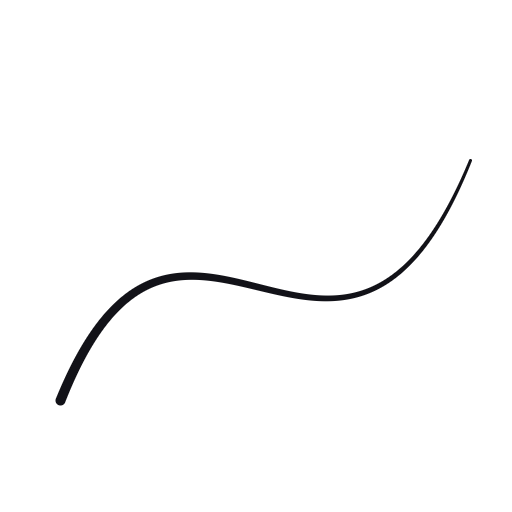
#> input picture workspace/fourier-brushstroke/assets/testcases/T10a_中文名_大图.png, 512 x 512 px; its folder holds only this picture in this run
$ python analyze_input.py --input '../../../fourier-brushstroke/assets/testcases/T10a_中文名_大图.png'
#> lines starting #> are read from the running program, lines starting #| are printed output that depends on the picture
### workspace/skills/fourier-multistroke-training/scripts/hybrid_gen.py
#!/usr/bin/env python
"""Two-channel pure-stroke drawing: colour masses + drawn detail lines.

Channel A (base): very coarse colour regions -> wide scanline strokes, solid
coverage, colour sampled from the source. These are strokes, never fills.
Channel B (texture): finer regions -> thin hatch strokes, sampled colours.
Channel C (lines): high-gradient / dark-ink skeleton -> hand-drawn line strokes.

Everything is exported as (points, widths, colour, alpha, layer) and can be
compiled to `.fbs` Fourier strokes without any region_fill element.
"""
from __future__ import annotations

import argparse
import json
import math
import os
import sys
import time
from dataclasses import dataclass, asdict

import numpy as np
from PIL import Image
from scipy import ndimage as ndi

HERE = os.path.dirname(os.path.abspath(__file__))
def _find_ws():
    env = os.environ.get("FOURIER_WS")
    if env:
        return os.path.abspath(env)
    cur = HERE
    for _ in range(8):
        if os.path.exists(os.path.join(cur, "fourier-brushstroke", "scripts", "fbs.py")):
            return cur
        parent = os.path.dirname(cur)
        if parent == cur:
            break
        cur = parent
    return os.path.abspath(os.path.join(HERE, "..", ".."))

WS = _find_ws()
SKILL = os.path.join(WS, "fourier-brushstroke", "scripts")
if SKILL not in sys.path:
    sys.path.insert(0, SKILL)

from fbs_core.util import gaussian_blur  # noqa: E402
from fbs_core.decompose import (trace_boundary_loops, skeletonize,  # noqa: E402
                                clean_skeleton, skeleton_graph)
from fbs_core import structpaint  # noqa: E402


@dataclass
class HParams:
    work_res: int = 768
    # coarse base colour masses
    base_blur: float = 6.0
    base_k: int = 10
    base_min_area: int = 120
    base_width_min: float = 6.0
    base_width_max: float = 16.0
    base_width_area_ref: float = 100000.0
    base_spacing_mul: float = 0.48
    base_alpha: float = 1.0
    # medium texture hatch
    tex_blur: float = 2.0
    tex_k: int = 32
    tex_min_area: int = 80
    tex_width_min: float = 2.2
    tex_width_max: float = 6.0
    tex_width_area_ref: float = 30000.0
    tex_spacing_mul: float = 0.90
    tex_alpha: float = 0.80
    max_tex_strokes: int = 3500
    # detail lines
    edge_blur: float = 0.9
    edge_percentile: float = 94.0
    edge_min_len: float = 6.0
    edge_width: float = 1.35
    edge_alpha: float = 1.0
    edge_dark: float = 0.88
    max_edge_strokes: int = 1400
    dark_ink_lum: float = 0.30
    # boundaries
    boundary_width: float = 1.4
    min_boundary_area: int = 400
    max_boundary_strokes: int = 900
    bg_lo: float = 0.945
    color_jitter: float = 0.012
    seed: int = 20261021


# [321 lines left out: functions load_image, quantize, orientation_field, region_orientation, components, scanline_hatch and 5 more, not called in this run]


# [2 lines that do not run on import are left out]

### workspace/fourier-brushstroke/scripts/fbs_core/decompose.py
"""Stage 1 :: 混合笔画分解（区域轮廓填充 + 中轴分支）。

输入：`img`（preprocess 输出）+ `analysis`（coverage 输出：bg / palette / labels / cov / mask）。
输出：`{"elements", "regions", "stats", "method", "accelerators"}`，
element 字段严格按 CONTRACT.md §3。

算法主线（每一步都对应旧版被量化验证过的教训）
------------------------------------------------
1. 逐「颜色标签连通块」处理（不是整幅图一套中轴）。
2. **路由靠结构量而非图像类别**：`sprawl = 面积/(π·maxDT²)`
   （实心块 ≈1，蔓延细线网络 ≫10）+ 最大内切半径。块状 → `region_fill`；
   其余 → 中轴分支。旧版按类别路由分不开「线稿」与「填色插画」，改按此量才分开。
3. **region_fill**：追踪掩码边界（像素边链 → 闭合多边形，天然位于像素边缘 =
   旧版「内边界 + 亚像素外扩 0.5px」的等价做法）→ 亚像素级简化 →
   显式 `fill_poly`（渲染不依赖有损重建，P3）。代表色取**腐蚀内部**、
   沿**色度轴高分位**（中位数会把柔边腮红拉回背景色，P4）。
4. **medial_branch**：DT → Zhang-Suen 细化 → 去阶梯伪交叉点 → 尖角补支 /
   端点延伸（corner_preserve，避免尖角被圆化）→ 图切分（端点/交汇点）→
   缺口桥接（虚线接回）→ 剪枝（阈值按局部 DT）→ 覆盖修复（圆盘并集残差补笔）→
   亚像素中心线（覆盖率法向质量重心 + **单峰判据**，平行双线会落到中间）→
   宽度（**覆盖率法向积分 ∫cov dn**，亚像素细线也精确）→ 颜色（去混色 + 双线性）→
   alpha（核心覆盖/源 alpha）。
5. **退化点盘**（实心圆盘骨架为 0 长度）单独输出，**不允许消失**。
6. **layer**：所有 region_fill 在底层（面积降序），所有 medial_branch 在上层
   （max halfwidth 降序）——R7「先铺底层再压上层」。
"""
from __future__ import annotations

import math
import time
from typing import Any

import numpy as np

from .config import FBSConfig
from .util import (
    WarningLog,
    bilinear_sample,
    distance_transform,
    erode,
    fill_holes,
    gaussian_blur,
    label_components,
)

# ---------------------------------------------------------------- 常量（均有量纲说明）
# 块状区域判据：最大内切半径下限(px) 与 面积/(π·maxDT²) 上限。
# 实心方块/圆 sprawl≈1.0–1.3；星形约 1.5–3；蔓延细线网络 ≫10（旧版实测校准）。
_FILL_MIN_DT_PX = 3.0
_FILL_SPRAWL_MAX = 3.0
# 线稿/扁平类补充判据：细长**实心**笔画（logo 字母、色块）sprawl 也会 >3，但必须走填充；
# 蔓延细线网络（发丝、排线）的薄像素占比接近 1。用自身厚度证据区分（实测：logo/horn
# 实心区 thin_frac 0.11–0.25、elf 大色块 0.03、细线网络 ≈1.0）。
_FILL_MAX_THIN_FRAC = 0.55
_FILL_MIN_DT_MED_PX = 2.0
# 单笔画/签名类输入（连通块很少）保持中轴分支语义（宽度反演/笔触顺序有意义）；
# 复杂作品（多区域）才启用上面的"细长实心结构 → 填充"放宽。
_FILL_THIN_ROUTE_MIN_REGIONS = 3
# 纯二值/硬量化源（无抗锯齿信息）不启用上述放宽：轮廓填充会复现阶梯，中轴渲染更接近重采样参考。
_FILL_THIN_ROUTE_MIN_AA_FRAC = 0.05
# 只有"作品类"输入（连通块足够多）才启用放宽；渐变/单笔画等合成或稀疏输入保持中轴语义
# （B3/R6/T12 的宽度/颜色曲线反演依赖 median 分支，不能被填充吞掉）。
_FILL_THIN_ROUTE_MIN_COMPONENTS = 20
# width_mode="auto"：连通块 ≥ 该值时用 DT 宽度（复杂密排内容），否则 hybrid（单笔画类）。
_AUTO_WIDTH_DT_MIN_REGIONS = 10
# 混合宽度：width = min(覆盖率法向积分, K·DT 宽度)。覆盖率积分在邻接结构/AA 晕圈处会
# 沿法向多积到别人的墨量 → 宽度偏粗；DT 是保守下界（整数像素栅格）。取 min 防"法向外溢"。
_HYBRID_WIDTH_K = 1.25
# 亚像素边界：把像素边格点回路沿法向对齐到 50% 覆盖率等值线。
# 格点轮廓天然是整像素阶梯，边界误差环占线稿误差能量的大头；覆盖率场在抗锯齿带内
# 是连续的，模糊后 0.5 等值线就是"真实边界"，逐顶点沿法向找交点即可亚像素化。
_SUBPIXEL_EDGE_SIGMA = 0.8        # 覆盖率场平滑（px）；太小会贴回阶梯，太大糊掉小特征
_SUBPIXEL_EDGE_SEARCH_PX = 1.2    # 沿法向搜索范围（px）
_SUBPIXEL_EDGE_STEP_PX = 0.05     # 搜索步长（px）
_SUBPIXEL_EDGE_LEVEL = 0.5        # 等值线水平（覆盖率）
# 亚像素边界只对"真实抗锯齿源"启用：硬量化/NEAREST 放大源（AA 像素占比低）与插画类
# 的边界本就靠软边表达，强行对齐 50% 等值线会改变外扩量、实测掉分（logo −0.15dB）。
_SUBPIXEL_MIN_AA_FRAC = 0.05
# 带洞填充：洞面积门限（px² 且 ≥ 外轮廓面积的比例）与单区域洞数上限。
# 洞由渲染端用背景色挖掉，因此带洞区域不再回退中轴（回退会整块丢填色）。
_HOLE_MIN_AREA_PX = 6.0
_HOLE_MIN_FRAC = 0.002
_HOLE_MAX_COUNT = 64
# lineart/flat_art 的"带洞填充"最多容忍 4 个洞：更多洞通常是线网之间的空白，
# 轮廓填充会把它们整块涂掉（回退中轴才是正确表达）。
_HOLE_FILL_MAX_COUNT = 4
# 短笔画保真：原本"长度 < 0.5×min_branch_length"的分支会被直接丢弃；对**有实际墨量**的短分支
# （排线/点状笔触/细小结构）改为保留为短笔画，只有墨量太小的噪声才丢。
_SHORT_BRANCH_MIN_MASS_PX2 = 2.5
# 纹理感知表示：长度 <2.5px 的短墨段（排线点/网点/小碎笔）不再画成"圆头短笔画"
# （圆头会把 1–2px 的点画成更大的团，导致过黑/糊），而按**墨量面积**换成点盘元素
# （半径由墨量/DT 导出、颜色取该点在源图上的墨色）。这是"纹理区选点表示"的最小实现。
_TEXTURE_DOT_MAX_LEN_PX = 2.5
_TEXTURE_DOT_MIN_MASS_PX2 = 1.5
# 插画类的短碎片多为抗锯齿/纹理噪声，保留门槛更高（否则短笔画会把噪声画出来）。
_SHORT_BRANCH_MIN_MASS_PX2_ILLUSTRATION = 6.0
# 轮廓简化容差(px)：填充边界是显式多边形，0.35px 在亚像素量级且省一半顶点
_CONTOUR_SIMPLIFY_PX = 0.35
# 中轴重采样密度（点/像素弧长）。点数 = ceil(弧长×密度)，由数据导出，不是写死点数。
_RESAMPLE_DENSITY = 2.0
# 亚像素中心线：法向采样步长(px)、每侧余量(px)、单点最大偏移(px)、迭代轮数
_COV_STEP_PX = 0.25
_COV_MARGIN_PX = 1.5
_REFINE_ITERS = 3
_REFINE_MAX_SHIFT_PX = 1.0
# 覆盖率积分：支撑阈值（低于它视为离开本结构）、最小可测墨量(px)、单峰判据比例
_COV_SUPPORT = 0.03
_COV_MIN_MASS_PX = 0.10
_COV_HUMP_FRAC = 0.5
# 积分计算的单次参与采样点上限（纯性能控制：超限时对中心线点抽稀后线性插值回来，
# 不丢任何中心线点；不影响几何语义）
_COV_MAX_CELLS = 400_000
# 覆盖率积分的法向窗口相对局部厚度的放大系数（阈值由局部 DT 导出，R3.1）
_COV_SPAN_FACTOR = 3.0
# 覆盖修复：残差占比低于它视为已收敛；最大轮数由残差连通块数导出
_REPAIR_MIN_RESIDUAL_FRAC = 0.004
# 点到段/线段的最小有效长度(px)
_EPS_LEN = 1e-9
# 尖角检测：转角阈值(deg) 与基线占周长比例（尺度无关判据，旧版实测 50°）
_CORNER_TURN_DEG = 50.0
_CORNER_BASELINE_FRAC = 1.0 / 64.0
# 区域颜色场：立方单元最小边长(px) 与启用场的最小区域面积(px)
_COLOR_FIELD_MIN_CELL_PX = 4.0
_COLOR_FIELD_MIN_AREA_PX = 64
# 毛刺剪枝：短分支长度还必须 ≥ 该比例 × 交汇处局部 DT（阈值来自局部尺度，R3.1）
_SPUR_LEN_PER_RADIUS = 1.2
# 分支串接：共享端点两分支外向方向夹角余弦上限（越接近 −1 越共线）
_MERGE_BRANCH_COS = 0.85
# 尖角补支/端点延伸的结构量门槛：只对块状形状做（蔓延细线网络不需要，且会引入伪毛刺）
_CORNER_MAX_SPRAWL = 4.0
# 缺口桥接：共线判据余弦下限（由"两端外向切向都要指向对方"导出）
_BRIDGE_COS_MIN = 0.72


# ================================================================ 坐标
def _to_world(pts_px: np.ndarray, long_side: int) -> np.ndarray:
    """像素索引坐标（整数=像素中心）→ 世界坐标（CONTRACT §1：world=(i+0.5)/L）。"""
    return (np.asarray(pts_px, dtype=np.float64) + 0.5) / float(long_side)


def _lattice_to_world(pts_lat: np.ndarray, long_side: int) -> np.ndarray:
    """像素边格点坐标（像素 i 覆盖 [i,i+1]）→ 世界坐标（world = lattice / L）。"""
    return np.asarray(pts_lat, dtype=np.float64) / float(long_side)


# ================================================================ 细化（Zhang-Suen）
_NB8 = ((-1, -1), (-1, 0), (-1, 1), (0, -1), (0, 1), (1, -1), (1, 0), (1, 1))


# [49 lines left out: functions _neighbour_stack, skeletonize, not called in this run]


def _build_neighbour_table() -> np.ndarray:
    """256 种 8 邻域掩码 → 删除中心点后其 8 邻域前景是否仍 8 连通。

    注意：这里只做**局部**连通性判据（C8）。删除一个「2×2 块恰 3 像素」的角点
    在 8 邻域意义下总是不破坏局部连通，但它仍可能切断全局细线，
    因此 `clean_skeleton` 每相位删除后再做一次**全局连通域数**校验。
    """
    tab = np.zeros(256, dtype=bool)
    for m in range(256):
        cells = [_NB8[b] for b in range(8) if (m >> b) & 1]
        if len(cells) <= 1:
            tab[m] = True
            continue
        cs = set(cells)
        seen = {cells[0]}
        stack = [cells[0]]
        while stack:
            cy, cx = stack.pop()
            for dy, dx in _NB8:
                q = (cy + dy, cx + dx)
                if q in cs and q not in seen:
                    seen.add(q)
                    stack.append(q)
        tab[m] = len(seen) == len(cs)
    return tab


_NEIGHBOUR_TABLE = _build_neighbour_table()


# [157 lines left out: functions _n_components_bool, clean_skeleton, _neighbours, skeleton_graph, _branch_length, _branch_ink_mass, not called in this run]


# ================================================================ 轮廓（像素边链）
_DIRS_CW = ((1, 0), (0, 1), (-1, 0), (0, -1))  # 屏幕上顺时针次序


# [1853 lines left out: functions trace_boundary_loops, _signed_area, _simplify_closed, _drop_collinear, _detect_corners, add_corner_branches and 24 more, not called in this run]

### workspace/fourier-brushstroke/scripts/fbs_core/util.py
"""通用工具：错误/警告、加速器探测、可分离高斯、距离变换、连通域、
形态学、折线重采样、双线性采样、哈希、字体查找。

设计约束（见 CONTRACT.md）：
- 必需依赖只有 numpy；scipy 存在则走精确加速路径，不存在则走 numpy 回退。
- 回退路径不得静默降级：`accelerators()` 会把实际后端写进 .fbs，供验收核对。
- 本模块不含任何写死的"数据相关上限"；调用方传什么就处理什么。
"""
from __future__ import annotations

import hashlib
import json
import math
import os
from dataclasses import dataclass, field
from typing import Any, Iterable, Sequence

import numpy as np

# ---------------------------------------------------------------- scipy 探测
try:  # pragma: no cover - 环境相关
    import scipy.ndimage as _ndi  # type: ignore

    _HAVE_SCIPY = True
except Exception:  # noqa: BLE001 - 探测失败是合法路径
    _ndi = None
    _HAVE_SCIPY = False

_ACCEL_CACHE: dict[str, str] = {}


def have_scipy() -> bool:
    """scipy 是否可用（仅用于加速，不影响功能语义）。"""
    return _HAVE_SCIPY


# [9 lines left out: function accelerators, not called in this run]


# ---------------------------------------------------------------- 错误与警告
class FBSError(Exception):
    """带机器可读 code 的异常。所有面向用户的失败都必须用这个类，禁止裸露 ValueError。"""

    # [21 lines left out: functions __init__, to_dict, not called in this run]


@dataclass
class WarningLog:
    """统一的降级/超限/精度未达标记录。禁止用 print 代替。"""

    warnings: list[dict[str, str]] = field(default_factory=list)

    # [12 lines left out: functions add, extend, not called in this run]

    def to_list(self) -> list[dict[str, str]]:
        return [dict(w) for w in self.warnings]

    def __len__(self) -> int:  # pragma: no cover - 简单转发
        return len(self.warnings)


# ---------------------------------------------------------------- 哈希
def sha256_bytes(data: bytes) -> str:
    return hashlib.sha256(data).hexdigest()


# [41 lines left out: functions sha256_file, sha256_json, _json_default, smoothstep, gaussian_kernel1d, not called in this run]


def gaussian_blur(arr: np.ndarray, sigma: float) -> np.ndarray:
    """可分离高斯模糊。支持 (H,W) 或 (H,W,C)；边界用 reflect 填充。"""
    arr = np.asarray(arr)
    if sigma is None or sigma <= 0:
        return arr.astype(np.float32, copy=True)
    if _HAVE_SCIPY:  # pragma: no branch - 生产环境走这里
        sig = (float(sigma), float(sigma)) + ((0.0,) if arr.ndim == 3 else ())
        out = _ndi.gaussian_filter(arr.astype(np.float32), sigma=sig, mode="reflect")
        _ACCEL_CACHE["gaussian"] = "scipy"
        return out
    _ACCEL_CACHE["gaussian"] = "numpy_separable"
    k = gaussian_kernel1d(sigma)
    r = len(k) // 2
    x = np.asarray(arr, dtype=np.float32)
    if x.ndim == 2:
        x = x[:, :, None]
    pad = np.pad(x, ((r, r), (r, r), (0, 0)), mode="reflect")
    h, w, c = x.shape
    tmp = np.zeros_like(pad)
    for i, kv in enumerate(k):
        tmp += kv * pad[i : i + h + 2 * r, :, :]
    out = np.zeros_like(tmp)
    for i, kv in enumerate(k):
        out += kv * tmp[:, i : i + w + 2 * r, :]
    out = out[r : r + h, r : r + w, :]
    return out[:, :, 0] if arr.ndim == 2 else out


# [8 lines left out: function _shift, not called in this run]


_NEIGHBOR8 = tuple((dy, dx) for dy in (-1, 0, 1) for dx in (-1, 0, 1) if not (dy == 0 and dx == 0))


# [138 lines left out: functions erode, dilate, distance_transform, label_components, fill_holes, largest_component and 2 more, not called in this run]


def polyline_arclength(points: np.ndarray, closed: bool = False) -> float:
    return float(segment_lengths(points, closed).sum())


# [92 lines left out: functions cumulative_arclength, resample_polyline, resample_uniform_arclength, point_at_arclength, bilinear_sample, normalize01, not called in this run]


# ---------------------------------------------------------------- 其他
_FONT_CANDIDATES = (
    r"C:\Windows\Fonts\msyh.ttc",
    r"C:\Windows\Fonts\msyhbd.ttc",
    r"C:\Windows\Fonts\simhei.ttf",
    r"C:\Windows\Fonts\arial.ttf",
    r"C:\Windows\Fonts\Arial.ttf",
)


# [6 lines left out: function find_font_path, not called in this run]


def clamp(v: float, lo: float, hi: float) -> float:
    return float(min(max(v, lo), hi))


def safe_div(a: float, b: float, default: float = 0.0) -> float:
    return float(a / b) if abs(b) > 1e-12 else float(default)


# [4 lines left out: function ensure_dir, not called in this run]


def stem_of(path: str) -> str:
    return os.path.splitext(os.path.basename(path))[0]

### workspace/skills/fourier-multistroke-training/scripts/analyze_input.py
#!/usr/bin/env python
"""Local image analysis: recommend a pipeline preset without calling an LLM."""
from __future__ import annotations

import argparse
import json
import os
import sys

import numpy as np
from PIL import Image

HERE = os.path.dirname(os.path.abspath(__file__))
if HERE not in sys.path:
    sys.path.insert(0, HERE)

import hybrid_gen as hg  # noqa: E402


def analyze(path: str) -> dict:
    im = Image.open(path).convert("RGB")
#> im is the input picture: PIL image 512x512 RGB; mean R, G, B 251.8, 251.8, 251.9
    w, h = im.size
    # analysis copy: long side <= 512 keeps this fast and resolution-independent
    scale = min(1.0, 512.0 / max(w, h))
    small = im.resize((max(2, int(round(w * scale))), max(2, int(round(h * scale)))),
                      Image.LANCZOS) if scale < 1.0 else im
    rgb = np.asarray(small, dtype=np.float64) / 255.0
    H, W = rgb.shape[:2]
    lum = rgb @ np.array([0.2126, 0.7152, 0.0722])
    mx = rgb.max(axis=2); mn = rgb.min(axis=2)
    sat = float(((mx - mn) / np.maximum(mx, 1e-6)).mean())
#> sat = 0.00306
    contrast = float(lum.std())
#> contrast = 0.105
    gs = hg.gaussian_blur(lum.astype(np.float32), 0.8).astype(np.float64)
    gy, gx = np.gradient(gs)
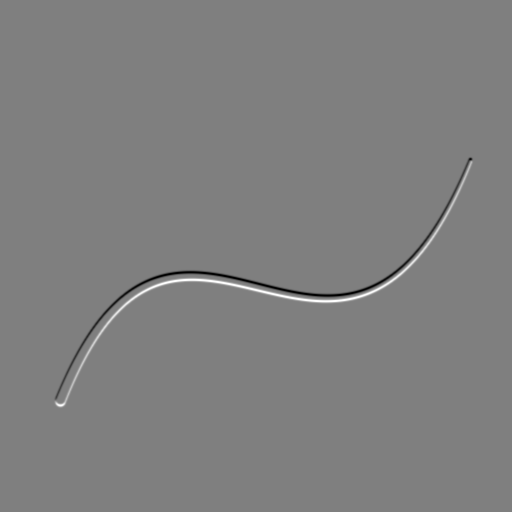
#> gy: shape (512, 512) float64; min -0.337, max 0.337, mean 0; drawn with min black and max white
    grad = float(np.hypot(gx, gy).mean())
#> grad = 0.00386
    low = hg.gaussian_blur(lum.astype(np.float32), 4.0).astype(np.float64)
#> call 2 of gaussian_blur, with sigma = 4
#> in gaussian_blur (call 2), `out = _ndi.gaussian_filter(arr.astype(np.float32), sigma=sig, mode="re..`:
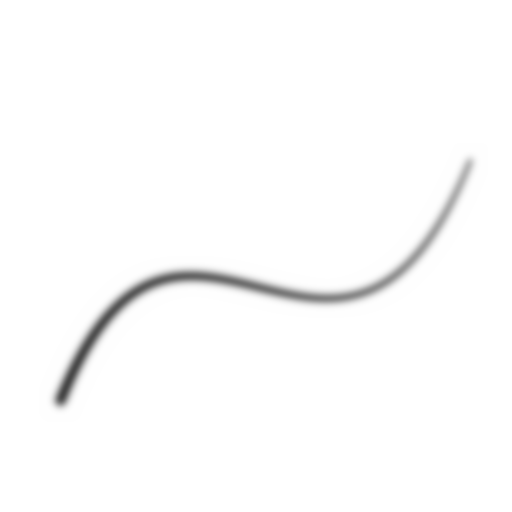
#> out: shape (512, 512) float32; min 0.275, max 1, mean 0.987
    hp = lum - low
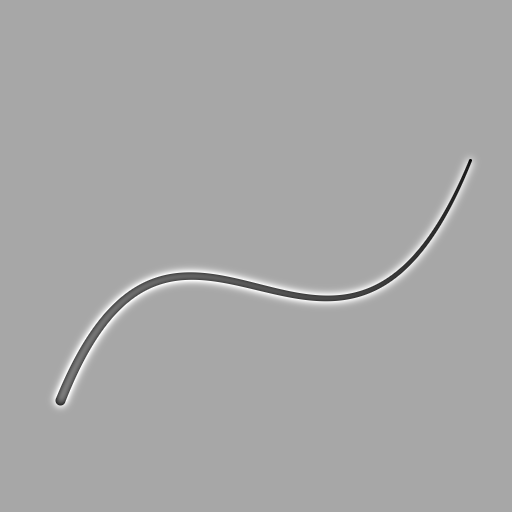
#> hp: shape (512, 512) float64; min -0.783, max 0.41, mean -3.3e-11; drawn with min black and max white
    hp_ratio = float(hp.std() / max(lum.std(), 1e-6))
#> hp_ratio = 0.549
    # edge density at a modest threshold
    mag = np.hypot(gx, gy)
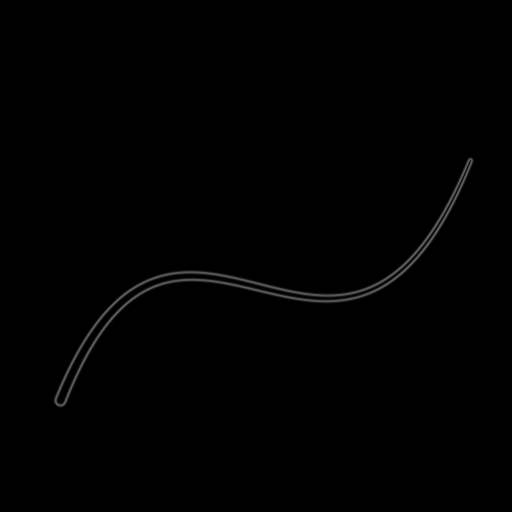
#> mag: shape (512, 512) float64; min 0, max 0.388, mean 0.00386
    edge_frac = float((mag > max(np.percentile(mag, 90), 1e-4)).mean())
#> edge_frac = 0.0294
    # soft atmospheric images: low contrast, low high-frequency ratio
    soft_score = float(np.clip((0.16 - contrast) / 0.10, 0, 1) * 0.6 +
                       np.clip((0.10 - hp_ratio) / 0.07, 0, 1) * 0.4)
#> soft_score = 0.332
    impasto_score = float(np.clip((hp_ratio - 0.035) / 0.05, 0, 1) * 0.6 +
                          np.clip((grad - 0.015) / 0.03, 0, 1) * 0.4)
#> impasto_score = 0.6
    bg_frac = float(np.all(rgb > 0.94, axis=2).mean())
#> bg_frac = 0.985
    # White-background line art / chibi: high local gradient but no impasto, and
    # a huge flat background.  Do not send it to the thick-dab branch.
    if bg_frac > 0.22 and sat < 0.35:
        preset, mode = "default", "detail"
    elif soft_score > 0.55:
        preset, mode = "soft", "soft_atmosphere"
    elif impasto_score > 0.62:
        preset, mode = "impasto", "thick_dabs"
    else:
        preset, mode = "default", "detail"
    megapixels = (w * h) / 1e6
    work_res = 1024 if bg_frac > 0.22 and megapixels < 1.0 else (1536 if megapixels >= 3.2 else 1408)
#> work_res = 1024
    rounds = 10 if (preset == "soft" or (bg_frac > 0.22 and megapixels < 1.0)) else 12
#> rounds = 10
    detail_scale = 0.8 if (bg_frac > 0.22 and megapixels < 1.0) else (1.0 if preset != "soft" else 0.35)
#> detail_scale = 0.8
    return {
        "input": os.path.abspath(path), "size": [w, h], "aspect": round(w / h, 4),
        "megapixels": round(megapixels, 2), "mean_rgb": np.round(rgb.mean(axis=(0, 1)), 4).tolist(),
        "contrast": round(contrast, 4), "saturation": round(sat, 4),
        "gradient": round(grad, 5), "edge_fraction": round(edge_frac, 4),
        "white_bg_fraction": round(bg_frac, 4),
        "high_freq_ratio": round(hp_ratio, 4),
        "soft_score": round(soft_score, 3), "impasto_score": round(impasto_score, 3),
        "recommend": {"preset": preset, "mode": mode, "work_res": work_res,
                      "rounds": rounds, "detail_scale": detail_scale,
                      "sat_mul": 1.02 if preset == "soft" else 1.05,
                      "dabs": 14000 if mode == "thick_dabs" else 0},
    }


def main() -> int:
    ap = argparse.ArgumentParser()
    ap.add_argument("--input", required=True)
    ap.add_argument("--out", default=None)
    args = ap.parse_args()
    rep = analyze(args.input)
#> rep = 14 items
    if args.out:
        json.dump(rep, open(args.out, "w", encoding="utf-8"), ensure_ascii=False, indent=1)
    print(json.dumps(rep, ensure_ascii=False, indent=1))
#> (printed output is left out)
    return 0


if __name__ == "__main__":
    sys.exit(main())
#> (the program exits here)
